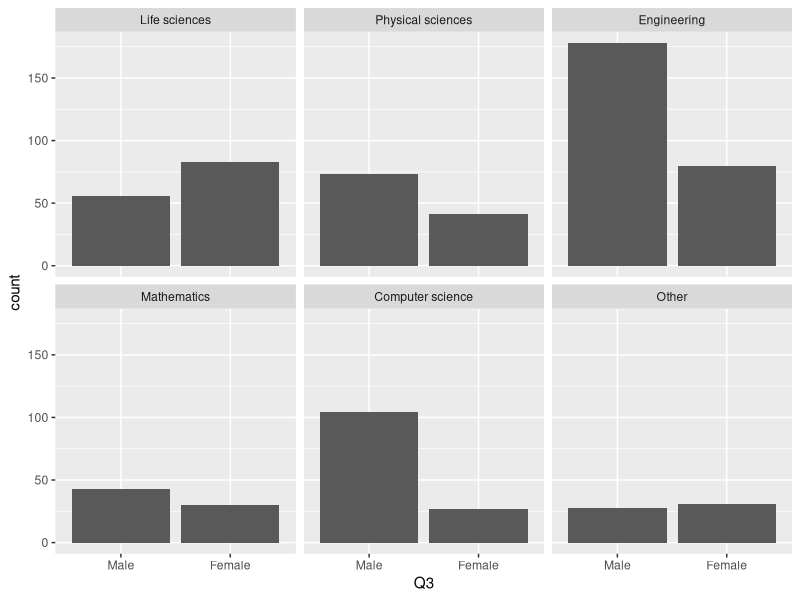
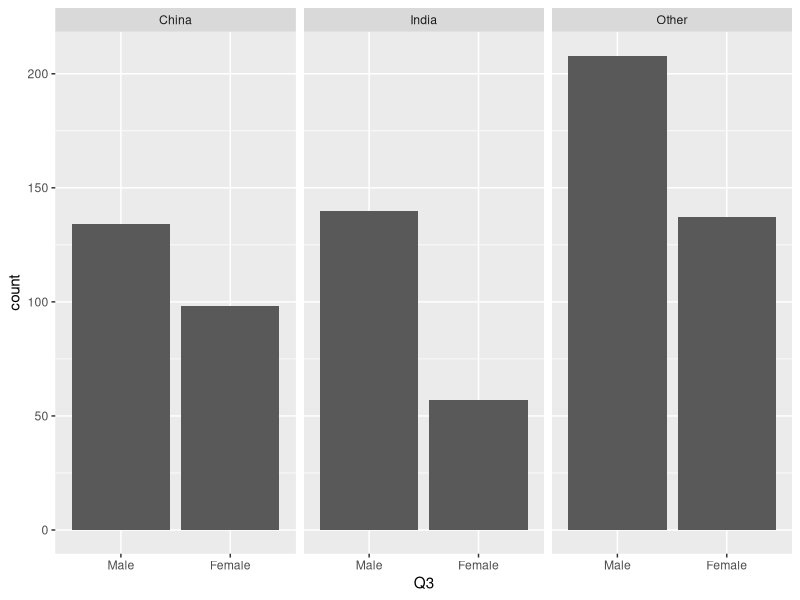
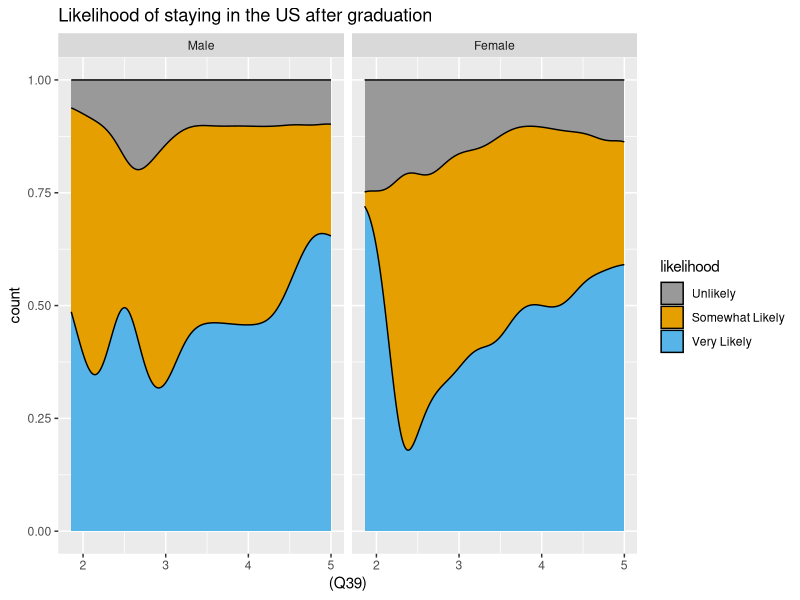
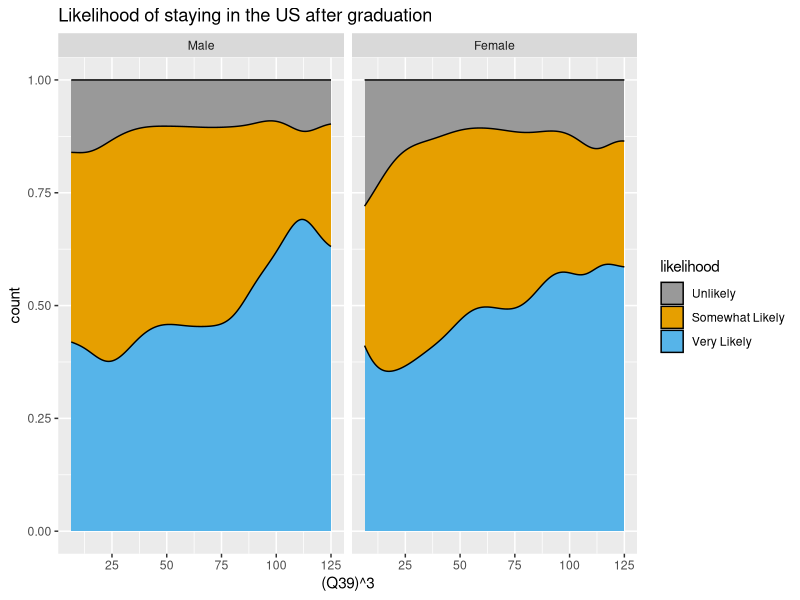
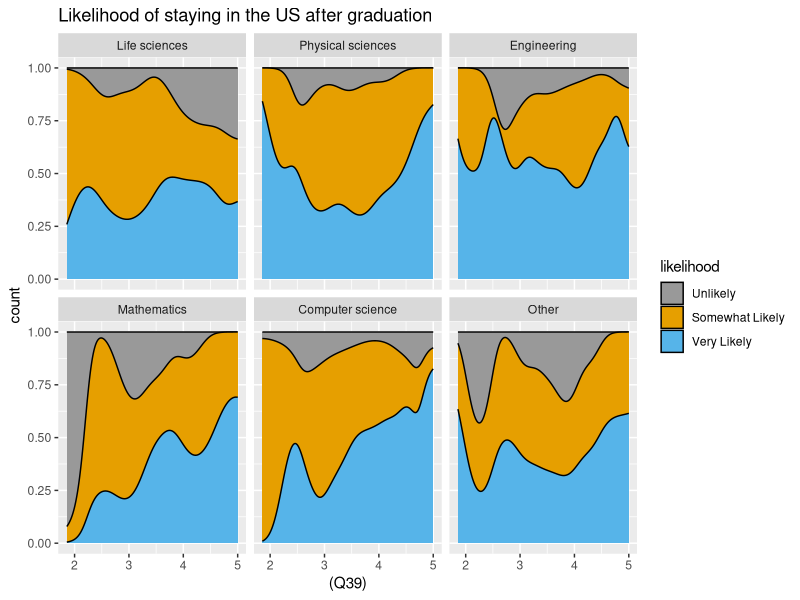
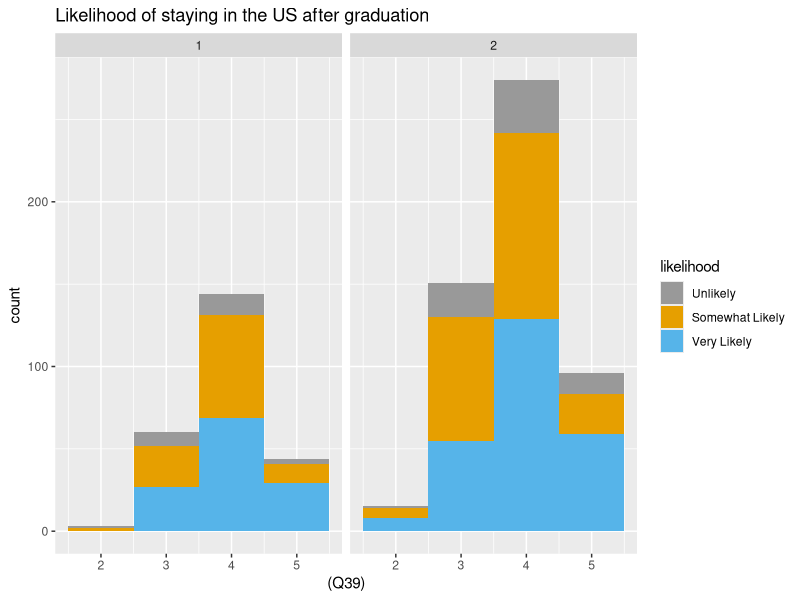
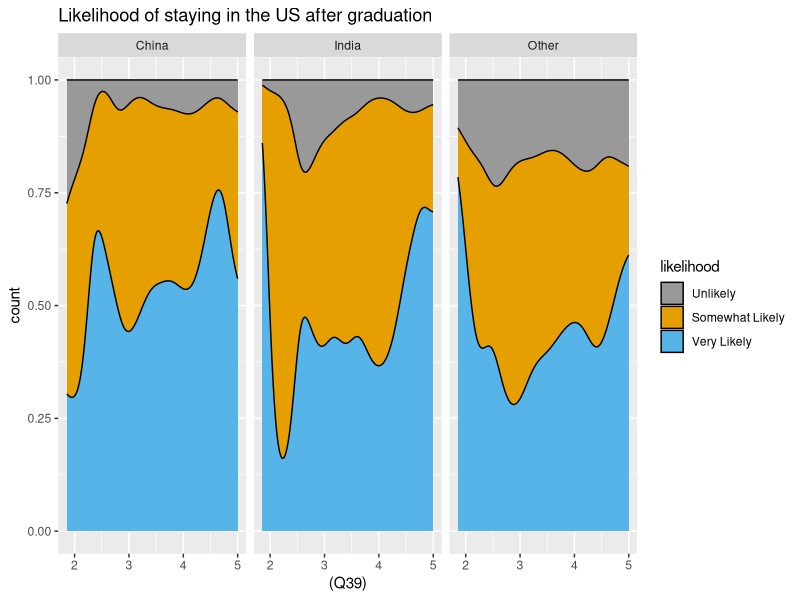
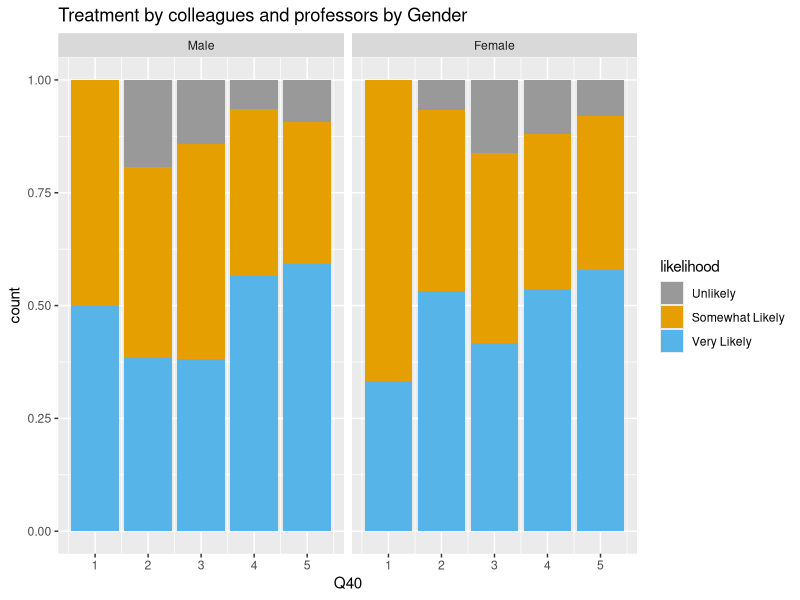

R code for these plots, in order: (Note: this script raises an error after producing the figures.)
## ---- chunk 1
knitr::opts_chunk$set(echo = TRUE)
library(tidyverse)
library(MASS)
library(arm)
library(broom)
cb_palette = c("#999999", "#E69F00", "#56B4E9", "#009E73", "#F0E442", "#0072B2", "#D55E00", "#CC79A7")
## ---- chunk 2
inter.data = read.csv("International-graduate-student-survey-results.csv")
# summary(inter.data)
# Q39
acad.experience = rowSums(dplyr::select(inter.data, Q39_1 , Q39_2 , Q39_3 , Q39_4 , Q39_5 , Q39_6 , Q39_7), na.rm = FALSE, dims = 1)/7
# acad.experience = factor(round(acad.experience))

# Q43
acad.challenges =  factor(as.numeric(inter.data$Q43_1 | inter.data$Q43_2 |inter.data$Q43_3 |inter.data$Q43_4 |inter.data$Q43_5 |inter.data$Q43_7))
inter.small = dplyr::select(inter.data, Q2, Q3, Q4, Q5, Q22, Q40, Q41, Q42, Q28)
inter.small$Q39 = acad.experience
inter.small$Q43 = acad.challenges

# Factoring gender
inter.small$Q3 = factor(inter.small$Q3, labels = c("Male", "Female", "Not Specified"))
# Factoring Studies
inter.small$Q5 = factor(inter.small$Q5)
levels(inter.small$Q5) <- c("Life sciences", "Physical sciences", "Engineering", "Mathematics", "Computer science", "Other")
# Factoring countries
inter.small$country <- as.factor(ifelse(inter.small$Q22==44, "China", ifelse(inter.small$Q22==91, "India", "Other")))
levels(inter.small$country) <- c("China", "India", "Other")

# Recoding and Factoring the response in order
inter.small$likelihood = recode(inter.small$Q28, `1` = 2, `3` = 1, `2` = 0)
inter.small$likelihood = as.factor(inter.small$likelihood)
levels(inter.small$likelihood) <- c("Unlikely", "Somewhat Likely", "Very Likely")
## ---- chunk 3
ggplot(inter.small[inter.small$Q3 %in% c("Male", "Female"),], aes(x = Q3)) + stat_count() + facet_wrap(~as.factor(Q5))
## ---- chunk 4
ggplot(inter.small[inter.small$Q3 %in% c("Male", "Female"),], aes(x = Q3)) + stat_count() + facet_wrap(~as.factor(country))
## ---- chunk 5
# Stay in US by Gender
ggplot(inter.small[inter.small$Q3 %in% c("Male", "Female"),], aes(x = (Q39), ..count.., fill = likelihood)) + geom_density(position = "fill") + ggtitle("Likelihood of staying in the US after graduation") + scale_fill_manual(values = cb_palette) + facet_wrap(~Q3)

ggplot(inter.small[inter.small$Q3 %in% c("Male", "Female"),], aes(x = (Q39)^3, ..count.., fill = likelihood)) + geom_density(position = "fill") + ggtitle("Likelihood of staying in the US after graduation") + scale_fill_manual(values = cb_palette) + facet_wrap(~Q3)

## ---- chunk 6
# Stay in US by Discipline
ggplot(inter.small, aes(x = (Q39), ..count.., fill = likelihood)) + geom_density(position = "fill") + ggtitle("Likelihood of staying in the US after graduation") + scale_fill_manual(values = cb_palette) + facet_wrap(~Q5)

# Stay in US by Degree
ggplot(inter.small, aes(x = (Q39), fill = likelihood)) + geom_histogram(binwidth=1) + ggtitle("Likelihood of staying in the US after graduation") + scale_fill_manual(values = cb_palette) + facet_wrap(~Q4)
# DIZZ IZZ GOOD

# Stay in US by country
ggplot(inter.small, aes(x = (Q39), ..count.., fill = likelihood)) + geom_density(position = "fill") + ggtitle("Likelihood of staying in the US after graduation") + scale_fill_manual(values = cb_palette) + facet_wrap(~country)
## ---- chunk 7
# Treatment by colleagues and professors by Gender
ggplot(inter.small[inter.small$Q3 %in% c("Male", "Female"),], aes(x = Q40, ..count.., fill = likelihood)) + stat_count(position = "fill") + ggtitle("Treatment by colleagues and professors by Gender") + scale_fill_manual(values = cb_palette) + facet_wrap(~Q3)

# Treatment by colleagues and professors by Degree
ggplot(inter.small[inter.small$Q3 %in% c("Male", "Female"),], aes(x = Q40, ..count.., fill = likelihood)) + stat_count(position = "fill") + ggtitle("Treatment by colleagues and professors by Degree") + scale_fill_manual(values = cb_palette) + facet_wrap(~Q4)

# Treatment by colleagues and professors by Discipline
ggplot(inter.small[inter.small$Q3 %in% c("Male", "Female"),], aes(x = Q40, ..count.., fill = likelihood)) + stat_count(position = "fill") + ggtitle("Treatment by colleagues and professors by Discipline") + scale_fill_manual(values = cb_palette) + facet_wrap(~Q5)

# Treatment by colleagues and professors by country
ggplot(inter.small[inter.small$Q3 %in% c("Male", "Female"),], aes(x = Q40, ..count.., fill = likelihood)) + stat_count(position = "fill") + ggtitle("Treatment by colleagues and professors by country") + scale_fill_manual(values = cb_palette) + facet_wrap(~country)
## ---- chunk 8
# Treatment by colleagues and professors in home country by Gender
ggplot(inter.small[inter.small$Q3 %in% c("Male", "Female"),], aes(x = Q41, ..count.., fill = likelihood)) + stat_count(position = "fill") + ggtitle("Treatment by colleagues and professors in home country by Gender") + scale_fill_manual(values = cb_palette) + facet_wrap(~Q3)

# Treatment by colleagues and professors by Degree
ggplot(inter.small[inter.small$Q3 %in% c("Male", "Female"),], aes(x = Q41, ..count.., fill = likelihood)) + stat_count(position = "fill") + ggtitle("Treatment by colleagues and professors in home country by Degree") + scale_fill_manual(values = cb_palette) + facet_wrap(~Q4)

# Treatment by colleagues and professors by Discipline
ggplot(inter.small[inter.small$Q3 %in% c("Male", "Female"),], aes(x = Q41, ..count.., fill = likelihood)) + stat_count(position = "fill") + ggtitle("Treatment by colleagues and professors in home country by Discipline") + scale_fill_manual(values = cb_palette) + facet_wrap(~Q5)

# Treatment by colleagues and professors by country
ggplot(inter.small[inter.small$Q3 %in% c("Male", "Female"),], aes(x = Q41, ..count.., fill = likelihood)) + stat_count(position = "fill") + ggtitle("Treatment by colleagues and professors in home country by Country") + scale_fill_manual(values = cb_palette) + facet_wrap(~country)
## ---- chunk 9
# Adjustment to american culture by Gender
ggplot(inter.small[inter.small$Q3 %in% c("Male", "Female"),], aes(x = Q42, ..count.., fill = likelihood)) + stat_count(position = "fill") + ggtitle("Adjustment to american culture by Gender by Gender") + scale_fill_manual(values = cb_palette) + facet_wrap(~Q3)

# Treatment by colleagues and professors by Degree
ggplot(inter.small[inter.small$Q3 %in% c("Male", "Female"),], aes(x = Q42, ..count.., fill = likelihood)) + stat_count(position = "fill") + ggtitle("Adjustment to american culture by Gender by Degree") + scale_fill_manual(values = cb_palette) + facet_wrap(~Q4)

# Treatment by colleagues and professors by Discipline
ggplot(inter.small[inter.small$Q3 %in% c("Male", "Female"),], aes(x = Q42, ..count.., fill = likelihood)) + stat_count(position = "fill") + ggtitle("Adjustment to american culture by Gender by Discipline") + scale_fill_manual(values = cb_palette) + facet_wrap(~Q5)

# Treatment by colleagues and professors by country
ggplot(inter.small[inter.small$Q3 %in% c("Male", "Female"),], aes(x = Q42, ..count.., fill = likelihood)) + stat_count(position = "fill") + ggtitle("Adjustment to american culture by Gender by Country") + scale_fill_manual(values = cb_palette) + facet_wrap(~country)
## ---- chunk 10
# Acad Challenges vs Response
ggplot(inter.small, aes(x = Q43, y = Q28)) + geom_jitter(width = 0.2, height = 0.2)
# Acad experience vs Response
ggplot(inter.small, aes(x = Q39, y = Q28)) + geom_jitter(width = 0.2, height = 0.2)
# Acad experience and Acad Challenges vs Response
ggplot(inter.small, aes(x = Q39, y = Q43, color = Q28)) + geom_jitter(width = 0.2, height = 0.2)
# Age vs Response
ggplot(inter.small, aes(x = Q2, y = Q28)) + geom_jitter(width = 0.2, height = 0.2)
# Discipline of degree vs response
ggplot(inter.small, aes(x = Q2, y = Q28)) + geom_jitter(width = 0.2, height = 0.2)


ggplot(inter.small, aes(x = Q39, fill = likelihood)) + stat_count()
ggplot(inter.small, aes(x = Q43, fill = Q28)) + stat_count()
# summary(inter.small$Q42)
## ---- chunk 11
# Preliminary model
inter.polr = polr(likelihood~Q39*Q40*Q41*Q43, data = inter.small)
display(inter.polr)
# inter.polr.df = augment(inter.polr)
apply.fitted = fitted.values(inter.polr)[,2] + 2 * fitted.values(inter.polr)[,3]
apply.resid = inter.small$Q28 - apply.fitted
inter.polr.df = data.frame(inter.small, .fitted = apply.fitted, .resid = apply.resid)
# var(inter.polr.df$.fitted)/(var(inter.polr.df$.fitted) + var(inter.polr.df$.resid))
gg = ggplot(inter.polr.df, aes(x = Q43, y = .resid)) + geom_point()
gg + geom_smooth(method.args = list(degree = 1))
## ---- chunk 12
ggplot(inter.small, aes(x = Q40)) + stat_count(color = "#E69F00", fill = "#E69F00") + labs(x="Response", y="Number of Students", title="Treatment by colleagues and professors in the US in comparison with those \n in your home country", caption="<1> = Treated much worse ... <5> = Treated much better") + theme_bw()
## ---- chunk 13
ggplot(inter.small, aes(x = Q41)) + stat_count(color = "#E69F00", fill = "#E69F00") + labs(x="Response", y="Number of Students", title="Treatment by colleagues and professors in your home country if you returned", caption="<1> = Treated much worse ... <5> = Treated much better") + theme_bw()
## ---- chunk 14
ggplot(inter.small, aes(x = Q42)) + stat_count(color = "#E69F00", fill = "#E69F00") + labs(x="Response", y="Number of Students", title=" How well have you adjusted to American educational culture", caption="<1> = Did not adjusted well ... <5> = Adjusted well") + theme_bw()
## ---- chunk 15
ggplot(inter.small, aes(x = factor(Q43, labels = c( "No challenges", "Some challenges", "Many challenges")))) + stat_count(color = "#E69F00", fill = "#E69F00") + labs(x="", y="Number of Students", title="Challenges encountered while adjusting to America") + theme_bw()
